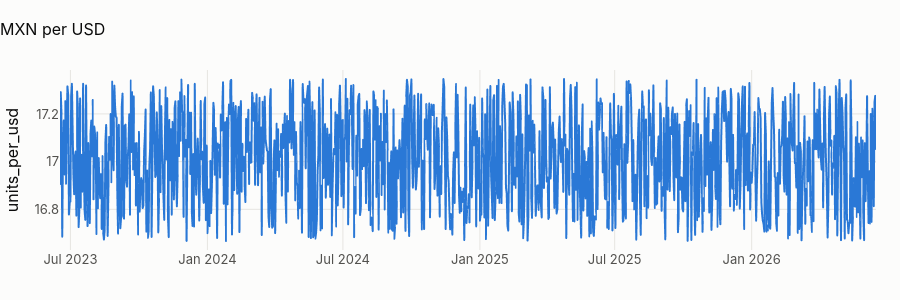

Notebook source saved alongside this figure:
### Markdown cell above
## 1 · The country's exchange rate

### Code cell
fx = pl.q(f"""select rate_date, usd_per_unit, 1 / usd_per_unit as units_per_usd
              from {{int_fx_usd}} where currency = '{CTRY.home_currency}' order by 1""")
fig = px.line(fx, x="rate_date", y="units_per_usd", title=f"{CTRY.home_currency} per USD")
fig.update_layout(height=300, xaxis_title=None)
fig.show()
move = 100 * (fx.units_per_usd.iloc[-1] / fx.units_per_usd.iloc[0] - 1)
cv = 100 * fx.units_per_usd.std() / fx.units_per_usd.mean()
real = {
    "MX": "the peso moved between about 16.5 and 20.5 per dollar (2023–2025)",
    "CO": "the peso moved between about 3,800 and 4,500 per dollar (2023–2025)",
    "AR": "the official peso went from about 260 to over 1,000 per dollar (2023–2025), including a devaluation of "
    "more than 50 % in December 2023",
}
display(
    Markdown(
        f"**{CTRY.home_currency} per USD moves {move:+.1f} % over three years (coefficient of variation {cv:.1f} %).** "
        f"In reality {real[COUNTRY]}. Every USD figure in this country is therefore "
        "stable by construction; any feature meant to capture devaluation, inflation or real income cannot be validated "
        "here."
        + (
            " For Argentina this matters most: a real Argentine model must work in inflation-adjusted terms."
            if COUNTRY == "AR"
            else ""
        )
    )
)

### Figure 1 — Plotly figure (JSON) as saved in the notebook; plotly's stock layout.template omitted (floating-point values rounded to 4 significant figures; data arrays with more than 128 entries replaced by an {"elided": "..."} marker saying what was removed)
{"data": [{"hovertemplate": "rate_date=%{x}<br>units_per_usd=%{y}<extra></extra>", "legendgroup": "", "line": {"color": "#2a78d6", "dash": "solid"}, "marker": {"symbol": "circle"}, "mode": "lines", "name": "", "showlegend": false, "type": "scattergl", "x": {"elided": "1097 str values"}, "xaxis": "x", "y": {"elided": "1097 float values"}, "yaxis": "y"}], "layout": {"height": 300, "legend": {"tracegroupgap": 0}, "title": {"text": "MXN per USD"}, "xaxis": {"anchor": "y", "domain": [0.0, 1.0], "title": {}}, "yaxis": {"anchor": "x", "domain": [0.0, 1.0], "title": {"text": "units_per_usd"}}}}
